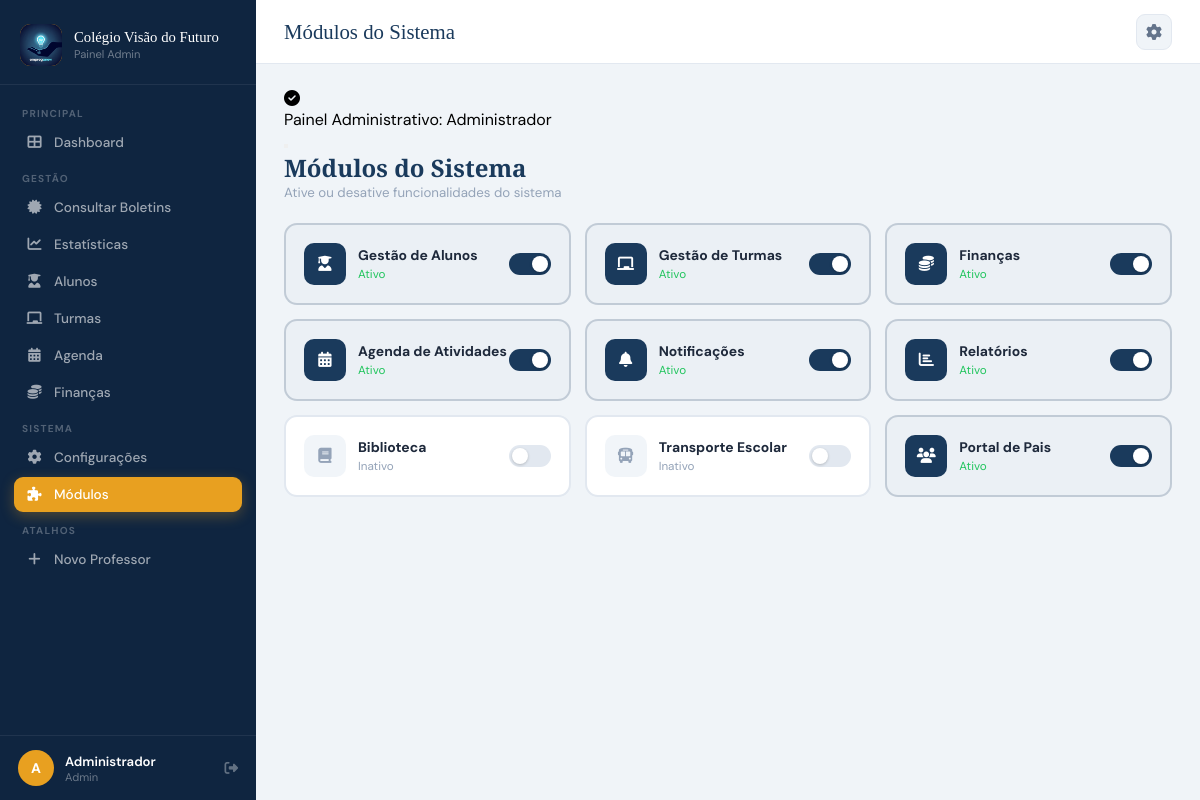
/paginas/modulos.php (signed in), run on the app's committed database.
### tables this page shows
CREATE TABLE `modulos` (
  `id` int(11) NOT NULL,
  `nome` varchar(100) NOT NULL,
  `slug` varchar(100) NOT NULL,
  `descricao` text DEFAULT NULL,
  `icone` varchar(50) DEFAULT 'fas fa-puzzle-piece',
  `ativo` tinyint(1) DEFAULT 1,
  `ordem` int(11) DEFAULT 0,
  `criado_em` timestamp NOT NULL DEFAULT current_timestamp()
);

### paginas/modulos.php (the view, shortened to what this page needs)
<?php
require_once '../includes/conexao.php';
$modulos = $conn->query("SELECT * FROM modulos ORDER BY ordem ASC");
require_once '../includes/cabecalho.php';
?>
<div style="margin-bottom:22px">
  <h2 style="font-family:'Playfair Display',serif;color:var(--p);font-size:1.5rem">Módulos do Sistema</h2>
  <p style="color:#94a3b8;font-size:.83rem">Ative ou desative funcionalidades do sistema</p>
</div>
<div style="display:grid;grid-template-columns:repeat(3,1fr);gap:14px">
<?php while ($m = $modulos->fetch_assoc()):
  $ativo = $m['ativo'] == 1;
  $ic_bg  = $ativo ? 'var(--p)' : '#f1f5f9';
  $ic_clr = $ativo ? '#fff'     : '#94a3b8';
  $borda  = $ativo ? 'rgba(26,58,92,0.2)' : 'var(--borda)';
  $bg_card= $ativo ? 'rgba(26,58,92,0.02)' : '#fff';
?>
<div style="border:2px solid <?= $borda ?>;border-radius:13px;padding:18px;display:flex;align-items:center;justify-content:space-between;background:<?= $bg_card ?>;transition:all .2s" id="mod-<?= $m['id'] ?>">
  <div style="display:flex;align-items:center;gap:12px">
    <div style="width:42px;height:42px;border-radius:10px;background:<?= $ic_bg ?>;color:<?= $ic_clr ?>;display:flex;align-items:center;justify-content:center;font-size:.95rem;transition:all .3s" id="ic-<?= $m['id'] ?>">
      <i class="<?= htmlspecialchars($m['icone']) ?>"></i>
    </div>
    <div>
      <div style="font-weight:700;font-size:.87rem;color:#1e293b"><?= htmlspecialchars($m['nome']) ?></div>
      <div style="font-size:.73rem;color:<?= $ativo?'#22c55e':'#94a3b8' ?>;margin-top:2px" id="estado-<?= $m['id'] ?>"><?= $ativo?'Ativo':'Inativo' ?></div>
    </div>
  </div>
  <label class="tg">
    <span class="tg-sl"></span>
  </label>
</div>
<?php endwhile; ?>
</div>
<?php require_once '../includes/rodape.php'; ?>

### data on the page
modulos: nome "Gestão de Alunos", ativo "Ativo"
modulos: nome "Gestão de Turmas", ativo "Ativo"
modulos: nome "Finanças", ativo "Ativo"
modulos: $m['id'] 4 (drawn), nome "Agenda de Atividades", ativo "Ativo"
modulos: nome "Notificações", ativo "Ativo"
modulos: nome "Relatórios", ativo "Ativo"
modulos: nome "Biblioteca", ativo "Inativo"
modulos: nome "Transporte Escolar", ativo "Inativo"
modulos: nome "Portal de Pais", ativo "Ativo"

### other printed values
$nome_escola "Colégio Visão do Futuro"
$item['label'] "Dashboard"
$item['label'] "Alunos"
$item['label'] "Turmas"
$item['label'] "Agenda"
$item['label'] "Finanças"
$item['label'] "Configurações"
$item['label'] "Módulos"
$user_inicial "A"
$user_nome "Administrador"
$user_tipo "Admin"
$titulo_pagina "Módulos do Sistema"
$f['texto'] "Painel Administrativo: Administrador"
